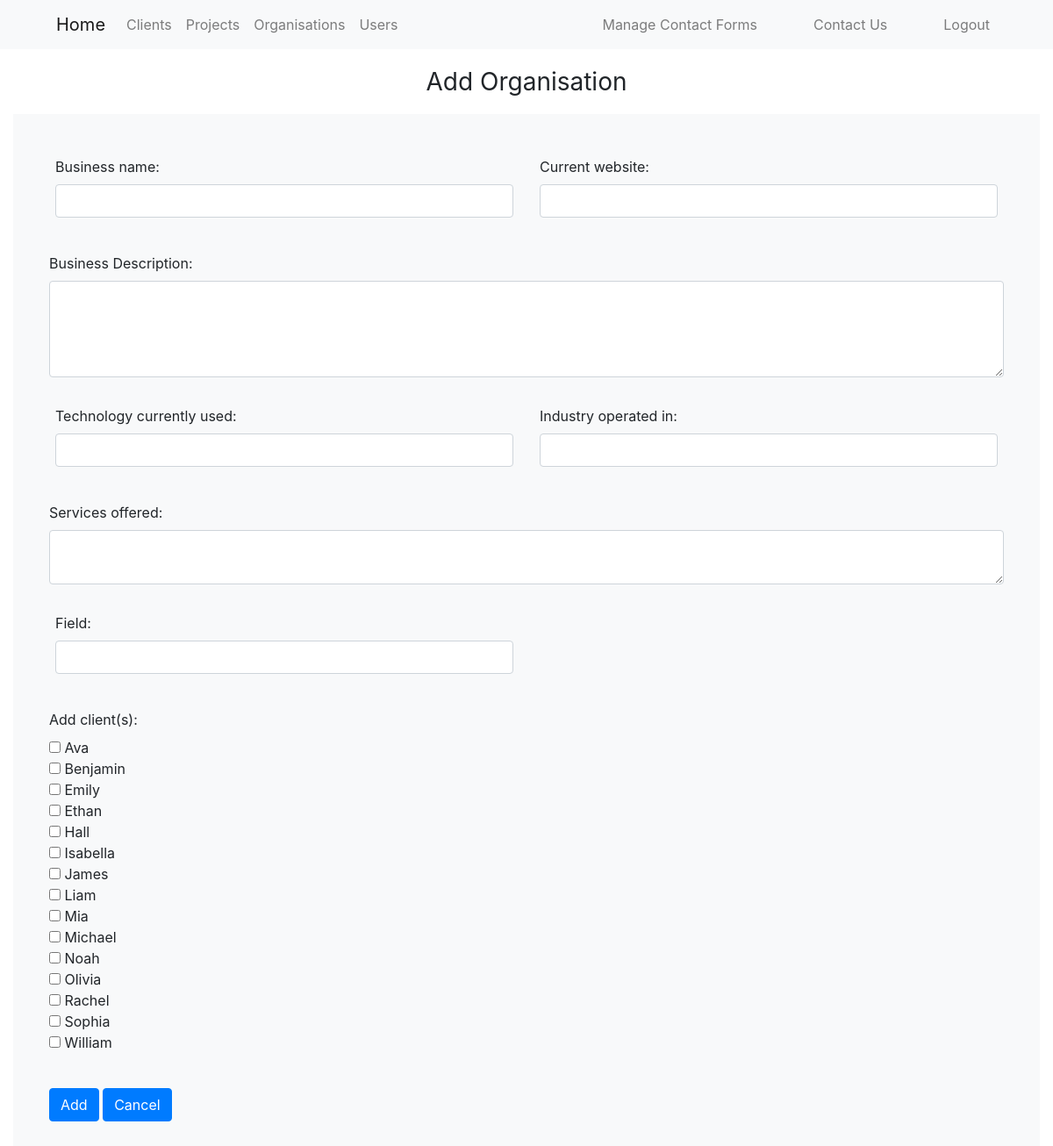
The app's page /organisations_pages/add.php (signed in) with its own data.
### tables this page shows
CREATE TABLE CLIENTS (
    client_id INT PRIMARY KEY AUTO_INCREMENT,
    client_photo_path TEXT NOT NULL,
    first_name VARCHAR(50) NOT NULL,
    surname VARCHAR(50) NOT NULL,
    email VARCHAR(100) UNIQUE NOT NULL,
    address VARCHAR(255),
    phone_number VARCHAR(20),
    suburb VARCHAR(50),
    recruited_from_channel VARCHAR(100)
);

### organisations_pages/add.php (the view, shortened to what this page needs)
<?php
require_once("../authentication.php");
if ($_SERVER['REQUEST_METHOD'] == 'POST'):
    try {
        $query = "INSERT INTO `organisations` (`business_name`, `current_website`, `business_description`, `technology_currently_used`,
                        `industry_operated_in`, `services_offered`, `field`) VALUES (:business_name, :current_website,
                        :business_description, :technology_currently_used, :industry_operated_in, :services_offered, :field)";
        $stmt = $dbh->prepare($query);
        $stmt->execute([
            'business_name' => $_POST['business_name'],
            'current_website' => $_POST['current_website'],
            'business_description' => $_POST['business_description'],
            'technology_currently_used' => $_POST['technology_currently_used'],
            'industry_operated_in' => $_POST['industry_operated_in'],
            'services_offered' => $_POST['services_offered'],
            'field' => $_POST['field'],
        ]);
        $newlyAddedOrgID = $dbh->lastInsertId();
        $selectedClientIDs = isset($_POST['clients']) ? $_POST['clients'] : [];
        foreach ($selectedClientIDs as $clientID) {
            $insertClientOrgQuery = "INSERT INTO CLIENTS_ORGANISATIONS (client_id, org_id) VALUES (:client_id, :org_id)";
            $stmt = $dbh->prepare($insertClientOrgQuery);
            $stmt->execute([
                'client_id' => $clientID,
                'org_id' => $newlyAddedOrgID,
            ]);
        }
        header('Location: index.php');
    } catch (PDOException $e) {
        displayPDOError($e);
    }
else: ?>
    <!doctype html>
    <html lang="en">
    <head>
        <link href="https://cdn.jsdelivr.net/npm/bootstrap@5.3.1/dist/css/bootstrap.min.css" rel="stylesheet">
        <link rel="stylesheet" href="https://maxcdn.bootstrapcdn.com/bootstrap/4.5.2/css/bootstrap.min.css">
    </head>
    <body>
    <div class="text-center fs-3 mt-3 mb-3">
        <p>Add Organisation</p>
    </div>
    <div class="container-fluid">
        <div class="bg-light pt-5 pb-5">
            <div class="ms-5 me-5">
                <form class="row g-3" method="post">
                    <div class="col-md-6">
                        <label for="business_name" class="form-label">Business name:</label><br>
                        <input type="text" class="form-control" maxlength="255" id="business_name" name="business_name" size="40" required><br>
                    </div>
                    <div class="col-md-6">
                        <label for="current_website" class="form-label">Current website:</label><br>
                        <input type="text" class="form-control" maxlength="255" id="current_website" name="current_website" size="40" required><br>
                    </div>
                    <div class="form-group">
                        <label for="business_description" class="form-label">Business Description:</label><br>
                        <textarea class="form-control" id="business_description" name="business_description" rows="4" maxlength="500" required></textarea>
                    </div>
                    <div class="col-md-6">
                        <label for="technology_currently_used" class="form-label">Technology currently used:</label><br>
                        <input type="text" class="form-control" maxlength="255" id="technology_currently_used" name="technology_currently_used" size="40" required><br>
                    </div>
                    <div class="col-md-6">
                        <label for="industry_operated_in" class="form-label">Industry operated in:</label><br>
                        <input type="text" class="form-control" maxlength="255" id="industry_operated_in" name="industry_operated_in" size="40" required><br>
                    </div>
                    <div class="form-group">
                        <label for="services_offered" class="form-label">Services offered:</label><br>
                        <textarea class="form-control" id="services_offered" name="services_offered" rows="2" maxlength="500" required></textarea>
                    </div>
                    <div class="col-md-6">
                        <label for="field" class="form-label">Field:</label><br>
                        <input type="text" class="form-control" maxlength="255" id="field" name="field" size="40" required><br>
                    </div>
                    <div>
                        <label>Add client(s):</label><br>
                        <?php
                        $stmt_clients = $dbh->prepare("SELECT * FROM `clients` ORDER BY `first_name`");
                        $stmt_clients->execute();
                        while ($client_row = $stmt_clients->fetch(PDO::FETCH_ASSOC)) {
                            echo '<input type="checkbox" name="clients[]" value="' . $client_row['client_id'] . '"> ' . $client_row['first_name'] . '<br>';
                        }
                        ?><br>
                    </div>
                    <div>
                        <button type="submit" class="btn btn-primary">Add</button>
                        <a class="btn btn-primary" href="index.php" role="button">Cancel</a>
                    </div>
                </form>
            </div>
        </div>
    </div>
    </body>
    </html>
<?php endif; ?>

### records on screen
clients: first_name "Ava"
clients: first_name "Benjamin"
clients: first_name "Emily"
clients: first_name "Ethan"
clients: first_name "Hall"
clients: first_name "Isabella"
clients: first_name "James"
clients: first_name "Liam"
clients: first_name "Mia"
clients: first_name "Michael"
clients: first_name "Noah"
clients: first_name "Olivia"
clients: first_name "Rachel"
clients: first_name "Sophia"
clients: first_name "William"
